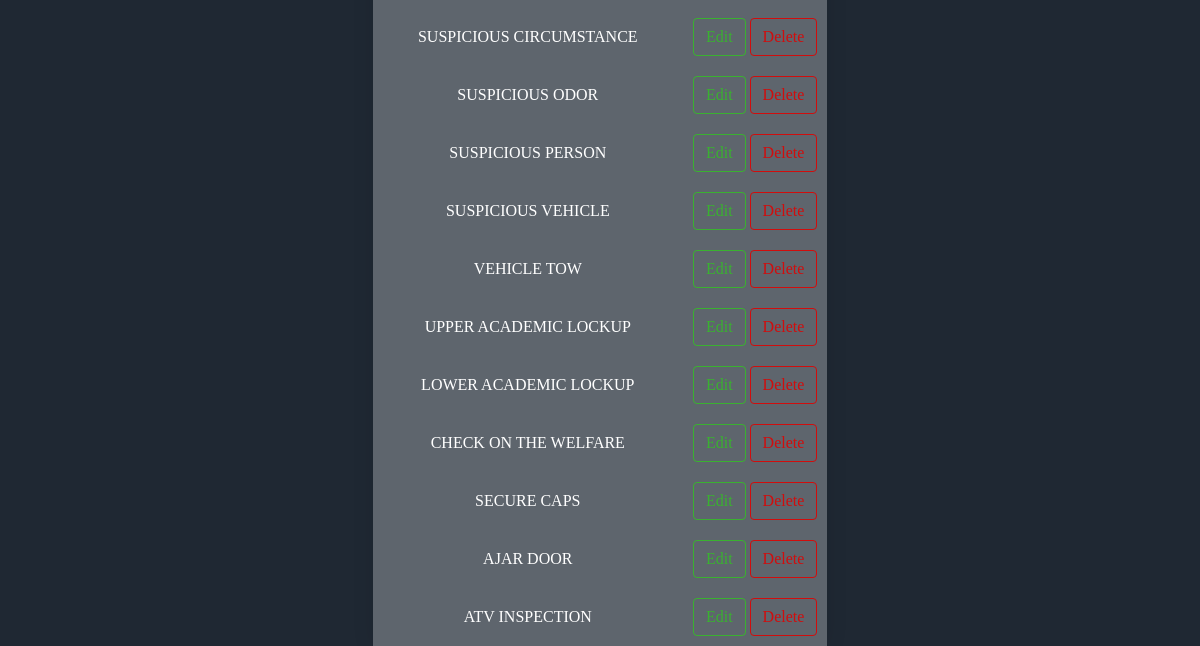
The app's page /incidentEntry/ (signed in, lower part), older data.
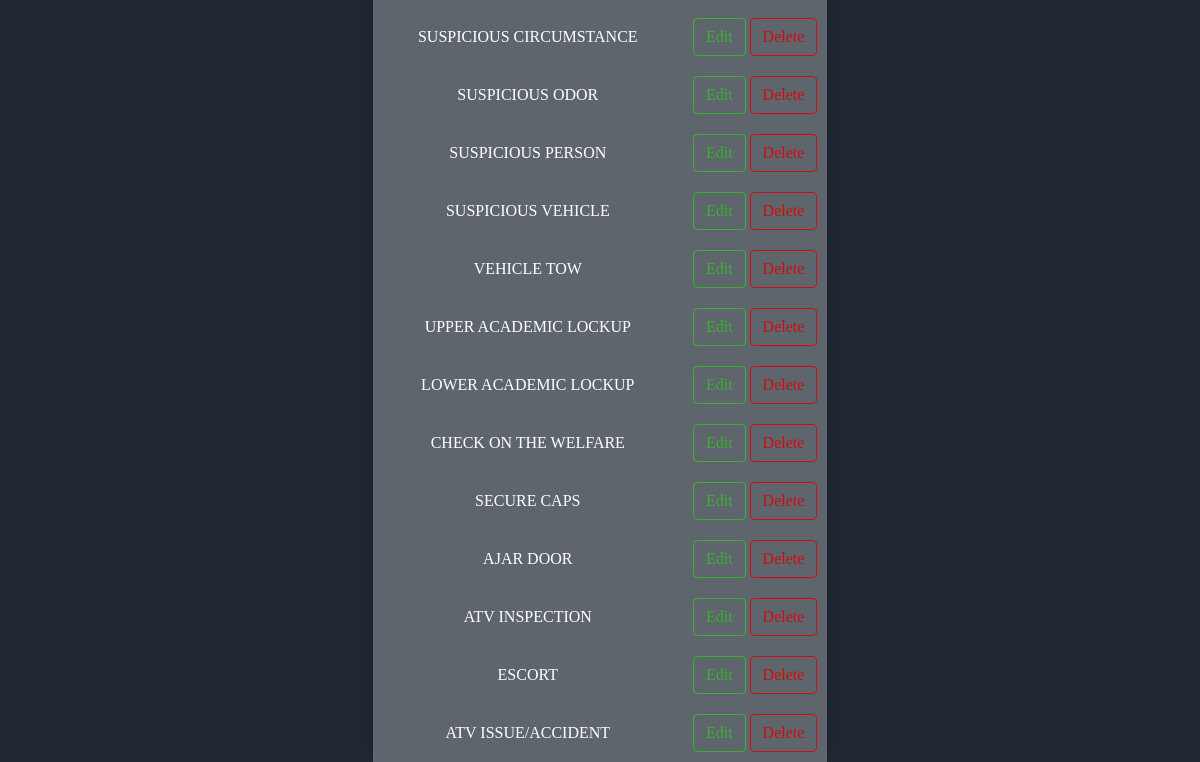
The same page, newer data.
### accounts/models.py (models this page shows)
class inceident (models.Model):
    inceidentName = models.CharField(max_length=150,null=True)
    def __str__(self):
        return self.inceidentName

### accounts/views.py (the view, shortened to what this page needs)
# urls.py: path('incidentEntry/',views.incidentEntry,name='incidentEntry'),
@login_required(login_url='login')
def incidentEntry(request):
    inceidents = models.inceident.objects.all()
    return render(request,'accounts/reports/inceidentsEntry.html',{'inceidents':inceidents})

### accounts/templates/accounts/reports/inceidentsEntry.html (shortened to what this page needs)
{% extends 'accounts/index.html' %}
{% block content %}
<div class="inceidentFormsBody">
    <div class="inceidentsDisplay">
        <form class="inceidentsDisplayForm" action="" method="POST">
            <table >
                {% for inceident in inceidents %}
                <tr>
                    <td > {{ inceident }}</td>
                    <td>
                        <button type="button"  name='{{inceident}}' id ="{{ inceident.id }}"  class="editButton">Edit</button>
                        <button type="submit" class="deleteButton" value="delete" name="1,{{inceident.id}}">Delete</button>
                    </td>
                </tr>
                {% endfor %}
            </table>
        </form>
    </div>
</div>
{% endblock content %}

Row changes from the older to the newer data that the page shows:
added inceident: inceidentName "ESCORT"
added inceident: inceidentName "ATV ISSUE/ACCIDENT"
